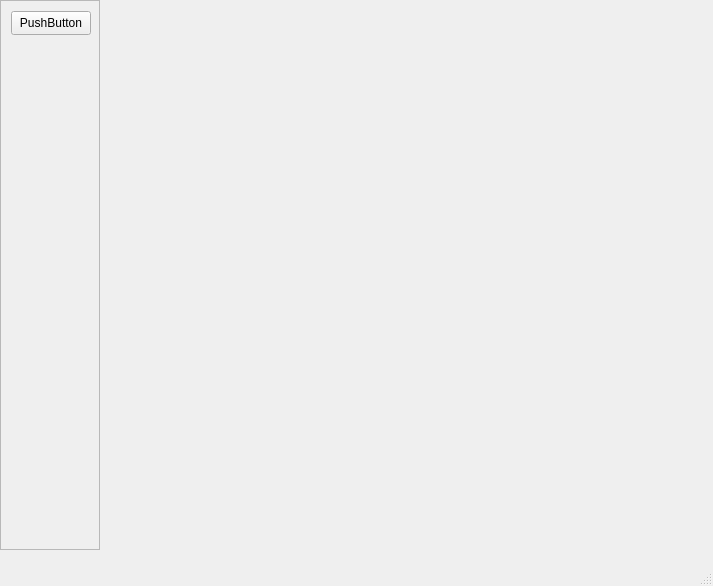
<?xml version="1.0" encoding="UTF-8"?>
<ui version="4.0">
 <class>MainWindow</class>
 <widget class="QMainWindow" name="MainWindow">
  <property name="geometry">
   <rect>
    <x>0</x>
    <y>0</y>
    <width>713</width>
    <height>586</height>
   </rect>
  </property>
  <property name="windowTitle">
   <string>MainWindow</string>
  </property>
  <widget class="QWidget" name="centralwidget">
   <widget class="QWidget" name="horizontalLayoutWidget">
    <property name="geometry">
     <rect>
      <x>0</x>
      <y>0</y>
      <width>858</width>
      <height>551</height>
     </rect>
    </property>
    <layout class="QHBoxLayout" name="horizontalLayout">
     <property name="sizeConstraint">
      <enum>QLayout::SetMinAndMaxSize</enum>
     </property>
     <item>
      <widget class="QScrollArea" name="scrollArea">
       <property name="enabled">
        <bool>true</bool>
       </property>
       <property name="sizePolicy">
        <sizepolicy hsizetype="Fixed" vsizetype="Fixed">
         <horstretch>0</horstretch>
         <verstretch>0</verstretch>
        </sizepolicy>
       </property>
       <property name="minimumSize">
        <size>
         <width>100</width>
         <height>0</height>
        </size>
       </property>
       <property name="maximumSize">
        <size>
         <width>50</width>
         <height>550</height>
        </size>
       </property>
       <property name="widgetResizable">
        <bool>true</bool>
       </property>
       <widget class="QWidget" name="scrollAreaWidgetContents">
        <property name="geometry">
         <rect>
          <x>0</x>
          <y>0</y>
          <width>98</width>
          <height>547</height>
         </rect>
        </property>
        <widget class="QPushButton" name="pushButton">
         <property name="geometry">
          <rect>
           <x>10</x>
           <y>10</y>
           <width>80</width>
           <height>24</height>
          </rect>
         </property>
         <property name="text">
          <string>PushButton</string>
         </property>
        </widget>
       </widget>
      </widget>
     </item>
     <item>
      <widget class="QWidget" name="widget" native="true">
       <property name="sizePolicy">
        <sizepolicy hsizetype="Fixed" vsizetype="Ignored">
         <horstretch>0</horstretch>
         <verstretch>0</verstretch>
        </sizepolicy>
       </property>
       <property name="minimumSize">
        <size>
         <width>600</width>
         <height>0</height>
        </size>
       </property>
      </widget>
     </item>
     <item>
      <spacer name="horizontalSpacer">
       <property name="orientation">
        <enum>Qt::Horizontal</enum>
       </property>
       <property name="sizeHint" stdset="0">
        <size>
         <width>40</width>
         <height>20</height>
        </size>
       </property>
      </spacer>
     </item>
    </layout>
   </widget>
  </widget>
  <widget class="QMenuBar" name="menubar">
   <property name="geometry">
    <rect>
     <x>0</x>
     <y>0</y>
     <width>713</width>
     <height>21</height>
    </rect>
   </property>
  </widget>
  <widget class="QStatusBar" name="statusbar"/>
 </widget>
 <resources/>
 <connections/>
</ui>
